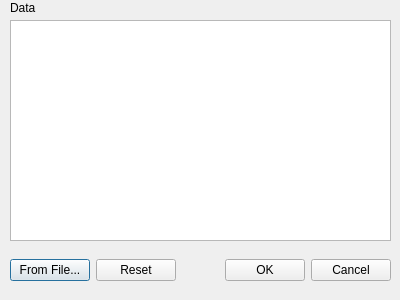
<?xml version="1.0" encoding="UTF-8"?>
<ui version="4.0">
 <class>DataDialog</class>
 <widget class="QDialog" name="DataDialog">
  <property name="geometry">
   <rect>
    <x>0</x>
    <y>0</y>
    <width>400</width>
    <height>300</height>
   </rect>
  </property>
  <property name="windowTitle">
   <string>Input Data</string>
  </property>
  <property name="modal">
   <bool>true</bool>
  </property>
  <widget class="QPlainTextEdit" name="txtDataInput">
   <property name="geometry">
    <rect>
     <x>10</x>
     <y>20</y>
     <width>381</width>
     <height>221</height>
    </rect>
   </property>
  </widget>
  <widget class="QWidget" name="horizontalLayoutWidget">
   <property name="geometry">
    <rect>
     <x>10</x>
     <y>250</y>
     <width>381</width>
     <height>41</height>
    </rect>
   </property>
   <layout class="QHBoxLayout" name="horizontalLayout">
    <item>
     <widget class="QPushButton" name="btnFromFile">
      <property name="text">
       <string>From File...</string>
      </property>
     </widget>
    </item>
    <item>
     <widget class="QPushButton" name="btnReset">
      <property name="text">
       <string>Reset</string>
      </property>
     </widget>
    </item>
    <item>
     <spacer name="horizontalSpacer">
      <property name="orientation">
       <enum>Qt::Horizontal</enum>
      </property>
      <property name="sizeHint" stdset="0">
       <size>
        <width>40</width>
        <height>20</height>
       </size>
      </property>
     </spacer>
    </item>
    <item>
     <widget class="QPushButton" name="btnOK">
      <property name="text">
       <string>OK</string>
      </property>
     </widget>
    </item>
    <item>
     <widget class="QPushButton" name="btnCancel">
      <property name="text">
       <string>Cancel</string>
      </property>
     </widget>
    </item>
   </layout>
  </widget>
  <widget class="QLabel" name="label">
   <property name="geometry">
    <rect>
     <x>10</x>
     <y>0</y>
     <width>56</width>
     <height>16</height>
    </rect>
   </property>
   <property name="text">
    <string>Data</string>
   </property>
  </widget>
 </widget>
 <resources/>
 <connections/>
</ui>
